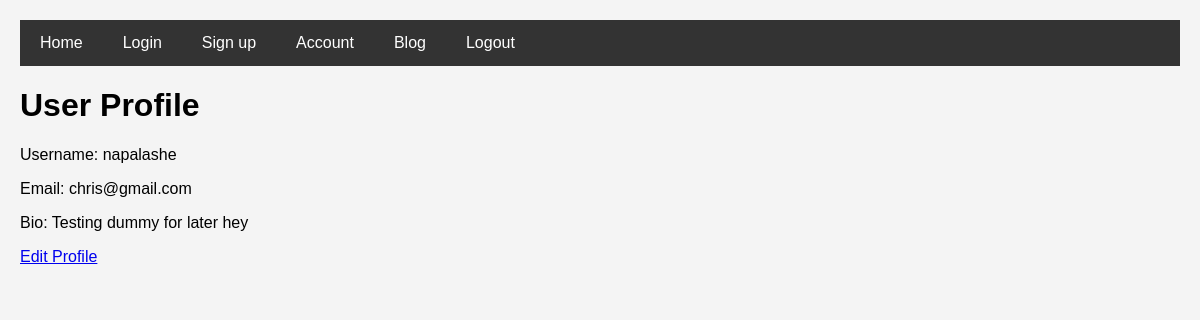
/user/account/ (signed in), run on an earlier commit of the app's database.
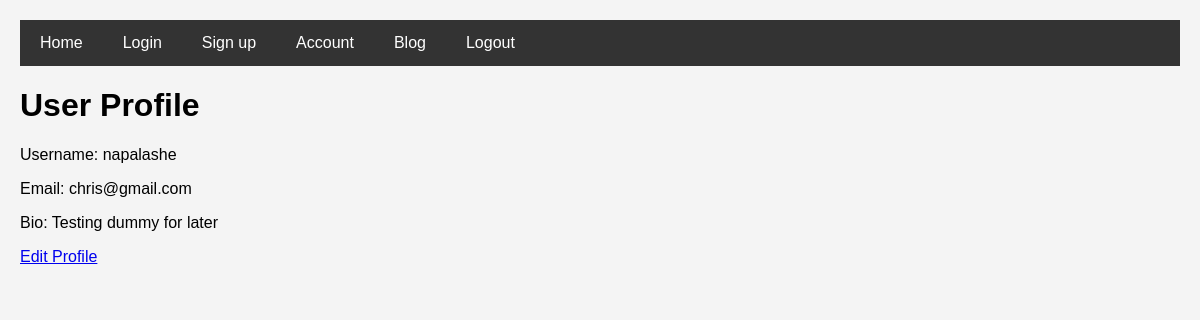
And on a later commit of the database.
### userauths/models.py (models this page shows, shortened)
class User(AbstractUser):
    email = models.EmailField(unique = True)
    username = models.CharField(max_length=100)
    bio = models.CharField(max_length=100)
    USERNAME_FIELD = 'email'
    REQUIRED_FIELDS = ['username']

### userauths/views.py (the view)
# urls.py: path('account/', views.account_view, name = 'account'),
@login_required
def account_view(request):
    return render(request, 'userauths/account.html', {'user': request.user})

### templates/userauths/account.html
{% extends "partials/base.html" %} {% block content %}
<h1>User Profile</h1>
<div>
  <p>Username: {{ user.username }}</p>
  <p>Email: {{ user.email }}</p>
  <p>Bio: {{ user.bio }}</p>
</div>
<a href="{% url 'userauths:edit-profile' %}">Edit Profile</a>
{% endblock content %}

What changed in the data, as far as the page shows it:
changed User "napalashe": bio "Testing dummy for later hey" → "Testing dummy for later"
